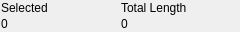
<?xml version="1.0" encoding="UTF-8"?>
<ui version="4.0">
 <class>QG_SelectionWidget</class>
 <widget class="QWidget" name="QG_SelectionWidget">
  <property name="geometry">
   <rect>
    <x>0</x>
    <y>0</y>
    <width>240</width>
    <height>32</height>
   </rect>
  </property>
  <property name="sizePolicy">
   <sizepolicy hsizetype="Minimum" vsizetype="Minimum">
    <horstretch>0</horstretch>
    <verstretch>0</verstretch>
   </sizepolicy>
  </property>
  <property name="minimumSize">
   <size>
    <width>112</width>
    <height>29</height>
   </size>
  </property>
  <property name="maximumSize">
   <size>
    <width>240</width>
    <height>50</height>
   </size>
  </property>
  <property name="windowTitle">
   <string>Selection</string>
  </property>
  <layout class="QGridLayout" name="gridLayout">
   <property name="leftMargin">
    <number>1</number>
   </property>
   <property name="topMargin">
    <number>0</number>
   </property>
   <property name="rightMargin">
    <number>1</number>
   </property>
   <property name="bottomMargin">
    <number>0</number>
   </property>
   <property name="horizontalSpacing">
    <number>1</number>
   </property>
   <property name="verticalSpacing">
    <number>0</number>
   </property>
   <item row="0" column="0">
    <widget class="QLabel" name="lLabel">
     <property name="sizePolicy">
      <sizepolicy hsizetype="MinimumExpanding" vsizetype="Minimum">
       <horstretch>0</horstretch>
       <verstretch>0</verstretch>
      </sizepolicy>
     </property>
     <property name="minimumSize">
      <size>
       <width>46</width>
       <height>0</height>
      </size>
     </property>
     <property name="maximumSize">
      <size>
       <width>120</width>
       <height>16777215</height>
      </size>
     </property>
     <property name="frameShape">
      <enum>QFrame::NoFrame</enum>
     </property>
     <property name="frameShadow">
      <enum>QFrame::Plain</enum>
     </property>
     <property name="text">
      <string>Selected</string>
     </property>
     <property name="wordWrap">
      <bool>false</bool>
     </property>
    </widget>
   </item>
   <item row="0" column="1">
    <widget class="QLabel" name="lLabelLength">
     <property name="sizePolicy">
      <sizepolicy hsizetype="MinimumExpanding" vsizetype="Preferred">
       <horstretch>0</horstretch>
       <verstretch>0</verstretch>
      </sizepolicy>
     </property>
     <property name="minimumSize">
      <size>
       <width>60</width>
       <height>0</height>
      </size>
     </property>
     <property name="maximumSize">
      <size>
       <width>600</width>
       <height>16777215</height>
      </size>
     </property>
     <property name="frameShape">
      <enum>QFrame::NoFrame</enum>
     </property>
     <property name="frameShadow">
      <enum>QFrame::Plain</enum>
     </property>
     <property name="text">
      <string>Total Length</string>
     </property>
     <property name="wordWrap">
      <bool>false</bool>
     </property>
    </widget>
   </item>
   <item row="1" column="0">
    <widget class="QLabel" name="lEntities">
     <property name="sizePolicy">
      <sizepolicy hsizetype="Minimum" vsizetype="Minimum">
       <horstretch>0</horstretch>
       <verstretch>0</verstretch>
      </sizepolicy>
     </property>
     <property name="maximumSize">
      <size>
       <width>120</width>
       <height>16777215</height>
      </size>
     </property>
     <property name="focusPolicy">
      <enum>Qt::ClickFocus</enum>
     </property>
     <property name="toolTip">
      <string>&lt;!DOCTYPE HTML PUBLIC &quot;-//W3C//DTD HTML 4.0//EN&quot; &quot;http://www.w3.org/TR/REC-html40/strict.dtd&quot;&gt;
&lt;html&gt;&lt;head&gt;&lt;meta name=&quot;qrichtext&quot; content=&quot;1&quot; /&gt;&lt;style type=&quot;text/css&quot;&gt;
p, li { white-space: pre-wrap; }
&lt;/style&gt;&lt;/head&gt;&lt;body style=&quot; font-family:'Helvetica'; font-size:7pt; font-weight:400; font-style:normal;&quot;&gt;
&lt;p style=&quot; margin-top:0px; margin-bottom:0px; margin-left:0px; margin-right:0px; -qt-block-indent:0; text-indent:0px;&quot;&gt;Number of selected entities&lt;/p&gt;&lt;/body&gt;&lt;/html&gt;</string>
     </property>
     <property name="text">
      <string notr="true">0</string>
     </property>
     <property name="wordWrap">
      <bool>false</bool>
     </property>
     <property name="indent">
      <number>0</number>
     </property>
     <property name="textInteractionFlags">
      <set>Qt::TextSelectableByKeyboard|Qt::TextSelectableByMouse</set>
     </property>
    </widget>
   </item>
   <item row="1" column="1">
    <widget class="QLabel" name="lTotalLength">
     <property name="sizePolicy">
      <sizepolicy hsizetype="Minimum" vsizetype="Minimum">
       <horstretch>0</horstretch>
       <verstretch>0</verstretch>
      </sizepolicy>
     </property>
     <property name="maximumSize">
      <size>
       <width>120</width>
       <height>16777215</height>
      </size>
     </property>
     <property name="focusPolicy">
      <enum>Qt::ClickFocus</enum>
     </property>
     <property name="toolTip">
      <string>&lt;!DOCTYPE HTML PUBLIC &quot;-//W3C//DTD HTML 4.0//EN&quot; &quot;http://www.w3.org/TR/REC-html40/strict.dtd&quot;&gt;
&lt;html&gt;&lt;head&gt;&lt;meta name=&quot;qrichtext&quot; content=&quot;1&quot; /&gt;&lt;style type=&quot;text/css&quot;&gt;
p, li { white-space: pre-wrap; }
&lt;/style&gt;&lt;/head&gt;&lt;body style=&quot; font-family:'Helvetica'; font-size:7pt; font-weight:400; font-style:normal;&quot;&gt;
&lt;p style=&quot; margin-top:0px; margin-bottom:0px; margin-left:0px; margin-right:0px; -qt-block-indent:0; text-indent:0px;&quot;&gt;Total length of selected entities&lt;/p&gt;&lt;/body&gt;&lt;/html&gt;</string>
     </property>
     <property name="text">
      <string notr="true">0</string>
     </property>
     <property name="wordWrap">
      <bool>false</bool>
     </property>
     <property name="textInteractionFlags">
      <set>Qt::TextSelectableByKeyboard|Qt::TextSelectableByMouse</set>
     </property>
    </widget>
   </item>
  </layout>
 </widget>
 <layoutdefault spacing="6" margin="11"/>
 <resources/>
 <connections/>
</ui>
